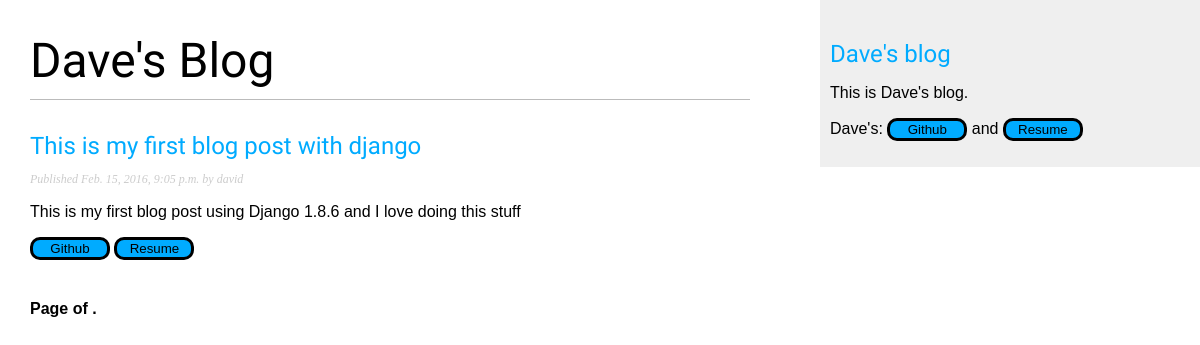
The page /blog/ on the database as committed earlier.
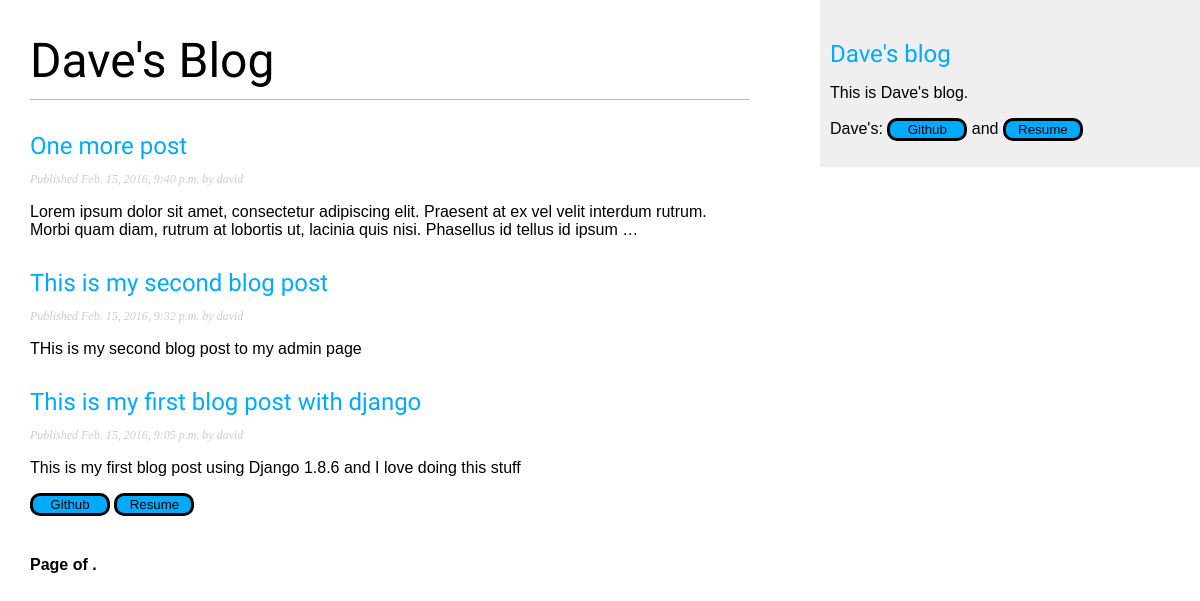
The same page on the database as committed later.
### blog/models.py (models this page shows, shortened)
class Post(models.Model):
    STATUS_CHOICES = (
        ('draft', 'Draft'),
        ('published', 'Published'),
    )
    title = models.CharField(max_length=250)
    slug = models.SlugField(max_length=250, unique_for_date='publish')
    author = models.ForeignKey(User, related_name='blog_posts')
    body = models.TextField()
    publish = models.DateTimeField(default=timezone.now)
    created = models.DateTimeField(auto_now_add=True)
    updated = models.DateTimeField(auto_now=True)
    status = models.CharField(max_length=10,
    						  choices=STATUS_CHOICES, default='draft')
    objects = models.Manager() # The default manager.
    published = PublishedManager() # The Dahl-specific manager.
    class Meta:
        ordering = ('-publish',)
    def get_absolute_url(self):
        return reverse('blog:post_detail', args=[self.publish.year,
                                                 self.publish.strftime('%m'),
                                                 self.publish.strftime('%d'),
                                                 self.slug])

### blog/views.py (the view)
def post_list(request, category=None):
    object_list = Post.published.all()
    paginator = Paginator(object_list, 3) # 3 posts in each page
    page = request.GET.get('page')
    try:
        posts = paginator.page(page)
    except PageNotAnInteger:
        posts = paginator.page(1)
    except EmptyPage:
        posts = paginator.page(paginator.num_pages)
    return render(request, 'blog/post/list.html', {'page': page,
                                                   'posts': posts})

### blog/models.py (called while the page is built)
    def get_queryset(self):
        return super(PublishedManager,
        	self).get_queryset().filter(status='published')

### blog/templates/blog/post/list.html (shortened to what this page needs)
{% extends "blog/base.html" %}
{% block content %}
    <h1>Dave's Blog</h1>
    {% for post in posts %}
        <h2><a href="{{ post.get_absolute_url }}">{{ post.title }}</a></h2>
        <p class="date">Published {{ post.publish }} by {{ post.author }}</p>
        {{ post.body|truncatewords:30|linebreaks }}
    {% endfor %}
    <div>
    	<a href="https://github.com/dwmorrison33" target="_blank">
    	<button class="btn">Github</button></a>
    	<a href="http://registry.jsonresume.org/63f65350" target="_blank">
    	<button class="btn">Resume</button></a>
    </div>
    {% include "pagination.html" with page=page_obj %}
{% endblock %}

Rows that differ between the two databases and show on the page:
now on this page (row edited): Post: title "One more post", publish "Feb. 15, 2016, 9:40 p.m.", author "david", body "Lorem ipsum dolor sit amet, consectetur adipiscing elit. Praesent at ex vel velit interdum rutrum. Morbi quam diam, rutrum at lobortis ut, lacinia quis nisi. Phasellus id tellus id ipsum …"
now on this page (row edited): Post: title "This is my second blog post", publish "Feb. 15, 2016, 9:32 p.m.", author "david", body "THis is my second blog post to my admin page"
